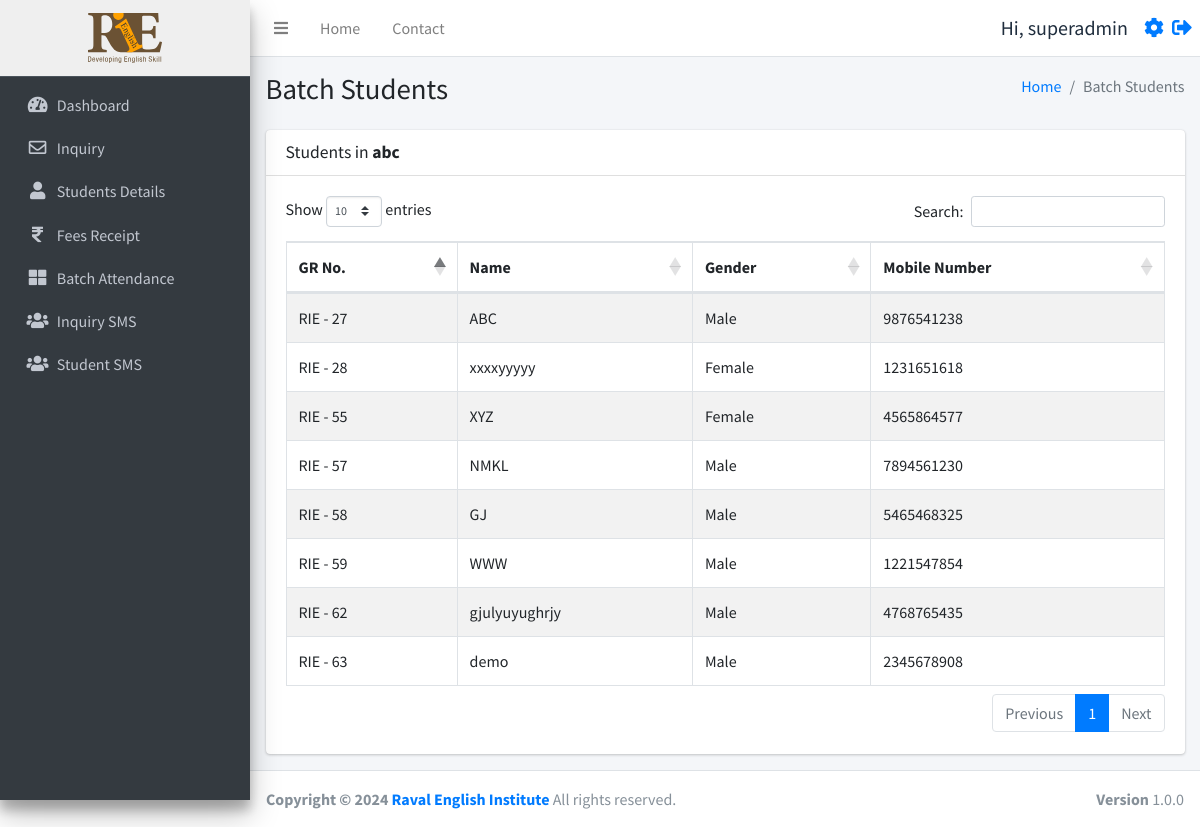
The app's page /batch_students.php?id=5 (signed in), older data.
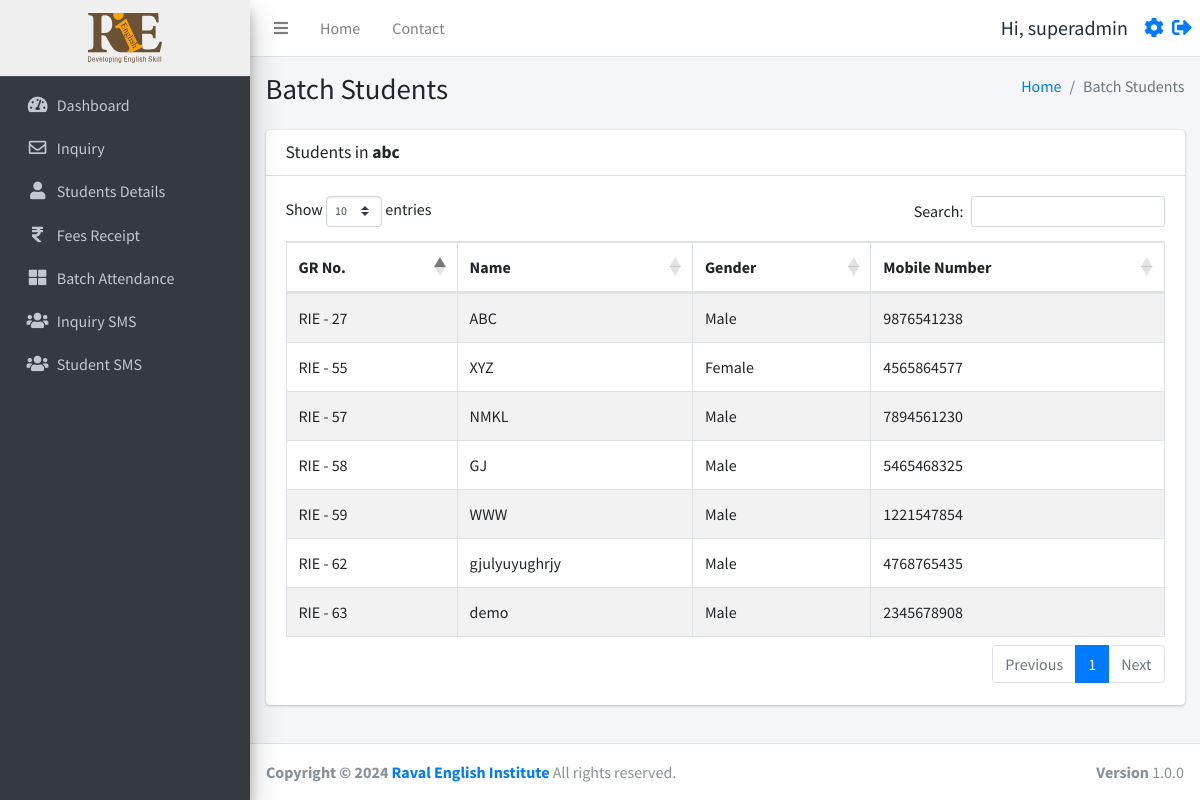
The same page, newer data.
### tables this page shows
CREATE TABLE `studentinfo` (
  `id` int(11) NOT NULL,
  `name` varchar(255) DEFAULT NULL,
  `batch` int(11) DEFAULT NULL,
  `batch_name` varchar(255) DEFAULT NULL,
  `father_name` varchar(255) DEFAULT NULL,
  `mother_name` varchar(255) DEFAULT NULL,
  `dob` date DEFAULT NULL,
  `gender` varchar(50) DEFAULT NULL,
  `mobile_number` varchar(15) DEFAULT NULL,
  `fee_status` int(10) DEFAULT NULL,
  `profession` varchar(100) DEFAULT NULL,
  `address` varchar(255) DEFAULT NULL,
  `admission_time` date DEFAULT NULL,
  `created_at` datetime NOT NULL DEFAULT current_timestamp(),
  `pending_fees` int(10) DEFAULT 0,
  `discount` int(10) NOT NULL,
  `total_fees` int(11) NOT NULL
);

### function.php (called while the page is built, shortened)
<?php
require_once('db.php');
function selectFromTable($tableName, $columns, $whereConditions) {
    global $db;
    try {
        $sql = "SELECT " . implode(', ', $columns) . " FROM $tableName";
        if (!empty($whereConditions)) {
            $sql .= " WHERE " . implode(' AND ', array_map(function ($col) {
                return "$col = :$col";
            }, array_keys($whereConditions)));
        }
        $stmt = $db->prepare($sql);
        foreach ($whereConditions as $col => $value) {
            $stmt->bindValue(":$col", $value);
        }
        $stmt->execute();
        return $stmt->fetchAll(PDO::FETCH_ASSOC);
    } catch (PDOException $e) {
        return false;
    }
}
?>

### batch_students.php (the view, shortened to what the changed rows need)
<!DOCTYPE html>
<html lang="en">
<head>
</head>
<body>
    <div class="wrapper">
        <?php include ('./header.php'); ?>
        <?php require_once 'function.php'; ?>
        <div class="content-wrapper">
            <div class="content-header">
                <div class="container-fluid">
                    <div class="row mb-2">
                        <div class="col-sm-6">
                            <h1>Batch Students</h1>
                        </div>
                    </div>
                </div>
            </div>
            <section class="content">
                <div class="container-fluid">
                    <div class="row">
                        <div class="col-12">
                            <div class="card">
                                <div class="card-body">
                                    <table id="example1" class="table table-bordered table-striped">
                                        <thead>
                                            <tr>
                                                <th>GR No.</th>
                                                <th>Name</th>
                                                <th>Gender</th>
                                                <th>Mobile Number</th>
                                            </tr>
                                        </thead>
                                        <tbody>
                                            <?php
                                            $batchId = isset($_GET['id']) ? intval($_GET['id']) : 0;
                                            $students = selectFromTable('studentinfo', ['id', 'name', 'gender', 'mobile_number'], ['batch' => $batchId]);
                                            foreach ($students as $student) {
                                                echo "<tr>";
                                                echo "<td>RIE - " . htmlspecialchars($student['id']) . "</td>";
                                                echo "<td>" . htmlspecialchars($student['name']) . "</td>";
                                                echo "<td>" . htmlspecialchars($student['gender']) . "</td>";
                                                echo "<td>" . htmlspecialchars($student['mobile_number']) . "</td>";
                                                echo "</tr>";
                                            }
                                            ?>
                                        </tbody>
                                    </table>
                                </div>
                            </div>
                        </div>
                    </div>
                </div>
            </section>
        </div>
        <?php include ('./footer.php'); ?>

### header.php (shortened to what the changed rows need)
<?php
require_once 'db.php';
require_once('function.php');
?>
<!DOCTYPE html>
<html lang="en">
<head>
  <link rel="stylesheet" href="./plugins/fontawesome-free/css/all.min.css">
  <link rel="stylesheet" href="https://code.ionicframework.com/ionicons/2.0.1/css/ionicons.min.css">
  <link rel="stylesheet" href="./plugins/icheck-bootstrap/icheck-bootstrap.min.css">
  <link rel="stylesheet" href="https://cdn.datatables.net/1.10.19/css/dataTables.bootstrap4.min.css">
  <link rel="stylesheet" href="./asset/css/adminlte.min.css">
  <link rel="stylesheet" href="./asset/css/style.css">
</head>
<body class="hold-transition sidebar-mini layout-fixed">
<div class="wrapper">
  <aside class="main-sidebar sidebar-dark-primary elevation-4">
    <a href="./dashboard.php" class="brand-link" style="text-align:center;background:#efefef;">
      <img src="./asset/img/logo.svg" alt="RIE logo Logo" style="height:50px;">
    </a>
  </aside>

Row changes from the older to the newer data that the page shows:
removed studentinfo: id "28", name "xxxxyyyyy", gender "Female", mobile_number "1231651618"
